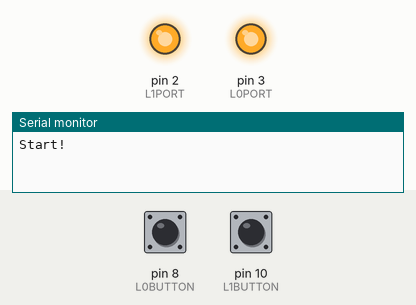
The sketch below on a simulated Arduino Uno, built with avr-gcc and run on an emulated ATmega328P. On the bench: output pins drawn as LEDs (lit = HIGH), the last lines printed to the serial monitor. The test bench sets the inputs (shaded band); at power-on: pin 8 (L0BUTTON) LOW, pin 10 (L1BUTTON) LOW.

Above: at 1.2 s.
1.3 s: pin 8 (L0BUTTON) pulled HIGH for 0.15 s
At 2.0 s:
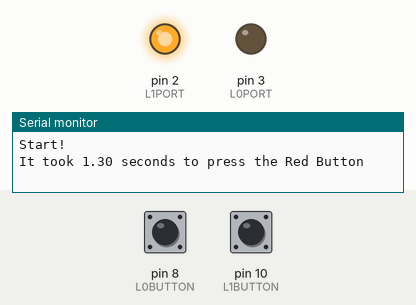
2.9 s: pin 10 (L1BUTTON) pulled HIGH for 0.15 s
At 3.2 s:
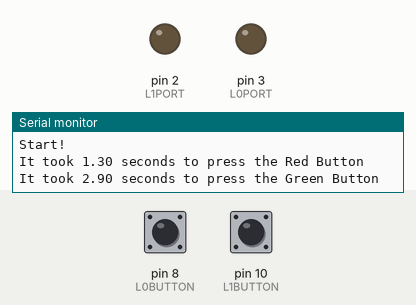
Timing chart, 0 to 5.9 s (numbered marks = the images above; inputs shaded):
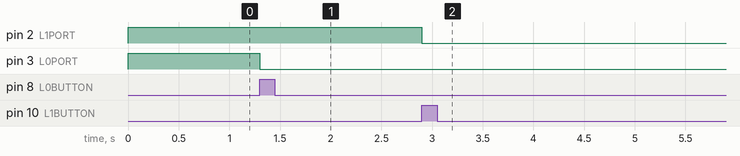

The sketch:

SE101Prototype.ino
```cpp
#define L0PORT 3
#define L1PORT 2

#define L0BUTTON 8
#define L1BUTTON 10

int pressed0 = 0;
int pressed1 = 0;
int count = 0;


void setup() {
   pinMode(L0PORT, OUTPUT);
   pinMode(L0BUTTON, INPUT);
   pinMode(L1PORT, OUTPUT);
   pinMode(L1BUTTON, INPUT);
   digitalWrite(L0PORT, HIGH);
   digitalWrite(L1PORT, HIGH);
   Serial.begin(9600);
   Serial.println("Start!");
}

void loop () {

  //if (count % 2 == 0) {
    if (digitalRead(L0BUTTON) == 1 && pressed0 == 0) {
       digitalWrite(L0PORT, LOW);
       pressed0 = 1;
       count++;
       Serial.print("It took ");
       Serial.print(millis()/1000.0);
       Serial.println(" seconds to press the Red Button");
    } else if (pressed0 == 0) {
       digitalWrite(L0PORT, HIGH);
    }
  //} else {
    if (digitalRead(L1BUTTON) == 1 && pressed1 == 0) {
       digitalWrite(L1PORT, LOW);
       pressed1 = 1;
       count++;
       Serial.print("It took ");
       Serial.print(millis()/1000.0);
       Serial.println(" seconds to press the Green Button");
    } else if (pressed1 == 0) {
       digitalWrite(L1PORT, HIGH);
    }
  //}
}
```

Measured:
- after the input at 1.3 s, pin 3 (L0PORT): HIGH → LOW at once
- after the input at 2.9 s, pin 2 (L1PORT): HIGH → LOW at once
